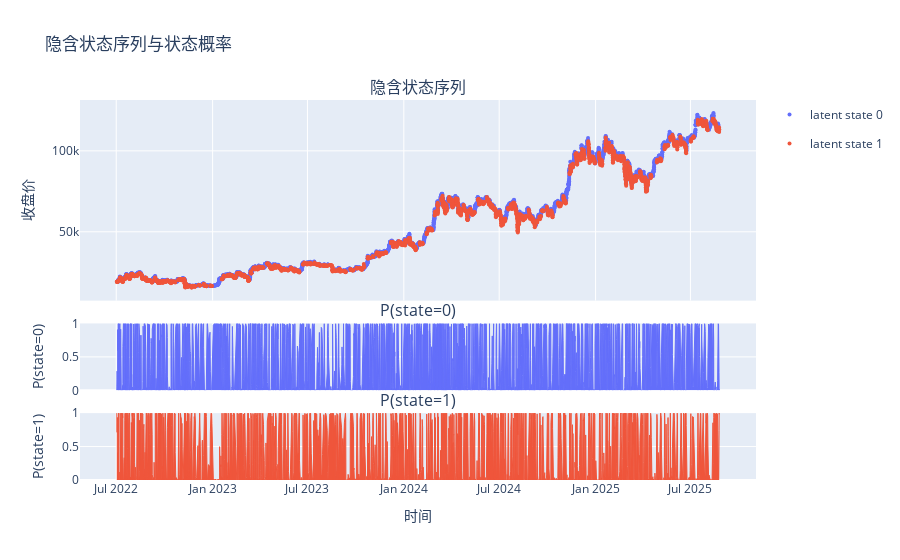

This figure's notebook cell:
### Code cell
labeler_L6 = GMMLabeler(merged_bar, 6)
labeler_L6.plot_label_on_candles()

### Figure 1 — Plotly figure (JSON) as saved in the notebook; plotly's stock layout.template omitted (floating-point values rounded to 4 significant figures; data arrays with more than 128 entries replaced by an {"elided": "..."} marker saying what was removed)
{"data": [{"legendgroup": "state_0", "marker": {"color": "#636EFA", "size": 4}, "mode": "markers", "name": "latent state 0", "showlegend": true, "x": {"elided": "3106 str values"}, "y": {"elided": "3106 float values"}, "type": "scatter", "xaxis": "x", "yaxis": "y"}, {"legendgroup": "state_1", "marker": {"color": "#EF553B", "size": 4}, "mode": "markers", "name": "latent state 1", "showlegend": true, "x": {"elided": "2677 str values"}, "y": {"elided": "2677 float values"}, "type": "scatter", "xaxis": "x", "yaxis": "y"}, {"fill": "tozeroy", "fillcolor": "#636EFA", "legendgroup": "state_0", "line": {"color": "#636EFA", "width": 1}, "mode": "lines", "name": "P(state=0)", "opacity": 0.7, "showlegend": false, "x": {"elided": "5783 str values"}, "y": {"elided": "5783 float values"}, "type": "scatter", "xaxis": "x2", "yaxis": "y2"}, {"fill": "tozeroy", "fillcolor": "#EF553B", "legendgroup": "state_1", "line": {"color": "#EF553B", "width": 1}, "mode": "lines", "name": "P(state=1)", "opacity": 0.7, "showlegend": false, "x": {"elided": "5783 str values"}, "y": {"elided": "5783 float values"}, "type": "scatter", "xaxis": "x3", "yaxis": "y3"}], "layout": {"xaxis": {"anchor": "y", "domain": [0.0, 1.0], "matches": "x3", "showticklabels": false}, "yaxis": {"anchor": "x", "domain": [0.472, 1.0], "title": {"text": "收盘价"}}, "xaxis2": {"anchor": "y2", "domain": [0.0, 1.0], "matches": "x3", "showticklabels": false}, "yaxis2": {"anchor": "x2", "domain": [0.236, 0.412], "title": {"text": "P(state=0)"}, "range": [0, 1]}, "xaxis3": {"anchor": "y3", "domain": [0.0, 1.0], "title": {"text": "时间"}}, "yaxis3": {"anchor": "x3", "domain": [0.0, 0.176], "title": {"text": "P(state=1)"}, "range": [0, 1]}, "annotations": [{"font": {"size": 16}, "showarrow": false, "text": "隐含状态序列", "x": 0.5, "xanchor": "center", "xref": "paper", "y": 1.0, "yanchor": "bottom", "yref": "paper"}, {"font": {"size": 16}, "showarrow": false, "text": "P(state=0)", "x": 0.5, "xanchor": "center", "xref": "paper", "y": 0.412, "yanchor": "bottom", "yref": "paper"}, {"font": {"size": 16}, "showarrow": false, "text": "P(state=1)", "x": 0.5, "xanchor": "center", "xref": "paper", "y": 0.176, "yanchor": "bottom", "yref": "paper"}], "title": {"text": "隐含状态序列与状态概率"}, "showlegend": true, "hovermode": "x unified"}}
